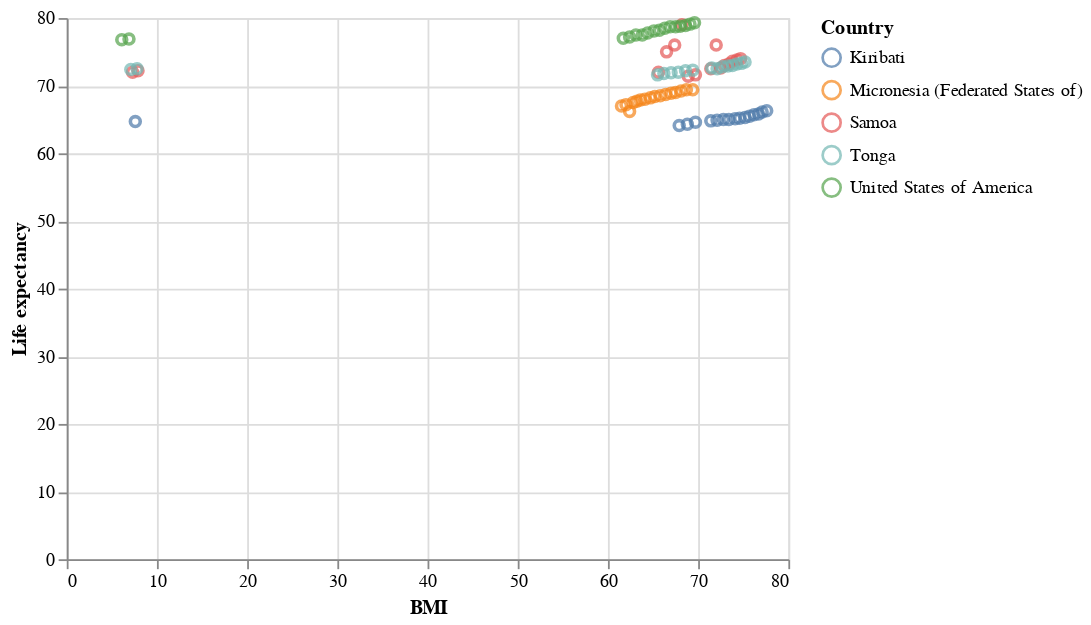

Source (notebook cell):
### Markdown cell above
We used a scatter plot to detect outliers. From this, some outliers with very low BMI were detected

### Code cell
alt.Chart(bmi_expectancy_5).mark_point().encode(
    x='BMI',
    y='Life expectancy',
    color = 'Country',
)

### Figure 1 — Vega-Lite specification as saved in the notebook (floating-point values rounded to 4 significant figures)
{"config": {"view": {"continuousWidth": 400, "continuousHeight": 300}}, "data": {"name": "data-8a4a0447b197adb70c25b828eaffcbc3"}, "mark": "point", "encoding": {"color": {"field": "Country", "type": "nominal"}, "x": {"field": "BMI", "type": "quantitative"}, "y": {"field": "Life expectancy", "type": "quantitative"}}, "$schema": "https://vega.github.io/schema/vega-lite/v4.17.0.json", "datasets": {"data-8a4a0447b197adb70c25b828eaffcbc3": [{"Year": 2015, "Country": "Kiribati", "Life expectancy": 66.3, "BMI": 77.6}, {"Year": 2014, "Country": "Kiribati", "Life expectancy": 66.1, "BMI": 77.1}, {"Year": 2013, "Country": "Kiribati", "Life expectancy": 65.8, "BMI": 76.7}, {"Year": 2012, "Country": "Kiribati", "Life expectancy": 65.7, "BMI": 76.2}, {"Year": 2011, "Country": "Kiribati", "Life expectancy": 65.5, "BMI": 75.7}, {"Year": 2010, "Country": "Kiribati", "Life expectancy": 65.3, "BMI": 75.2}, {"Year": 2009, "Country": "Kiribati", "Life expectancy": 65.2, "BMI": 74.6}, {"Year": 2008, "Country": "Kiribati", "Life expectancy": 65.1, "BMI": 74.1}, {"Year": 2007, "Country": "Kiribati", "Life expectancy": 65.0, "BMI": 73.4}, {"Year": 2006, "Country": "Kiribati", "Life expectancy": 65.0, "BMI": 72.8}, {"Year": 2005, "Country": "Kiribati", "Life expectancy": 64.9, "BMI": 72.1}, {"Year": 2004, "Country": "Kiribati", "Life expectancy": 64.8, "BMI": 71.4}, {"Year": 2003, "Country": "Kiribati", "Life expectancy": 64.7, "BMI": 7.6}, {"Year": 2002, "Country": "Kiribati", "Life expectancy": 64.6, "BMI": 69.7}, {"Year": 2001, "Country": "Kiribati", "Life expectancy": 64.3, "BMI": 68.8}, {"Year": 2000, "Country": "Kiribati", "Life expectancy": 64.1, "BMI": 67.9}, {"Year": 2015, "Country": "Micronesia (Federated States of)", "Life expectancy": 69.4, "BMI": 69.4}, {"Year": 2014, "Country": "Micronesia (Federated States of)", "Life expectancy": 69.4, "BMI": 68.7}, {"Year": 2013, "Country": "Micronesia (Federated States of)", "Life expectancy": 69.2, "BMI": 68.1}, {"Year": 2012, "Country": "Micronesia (Federated States of)", "Life expectancy": 69.0, "BMI": 67.5}, {"Year": 2011, "Country": "Micronesia (Federated States of)", "Life expectancy": 68.9, "BMI": 67.0}, {"Year": 2010, "Country": "Micronesia (Federated States of)", "Life expectancy": 68.7, "BMI": 66.4}, {"Year": 2009, "Country": "Micronesia (Federated States of)", "Life expectancy": 68.5, "BMI": 65.8}, {"Year": 2008, "Country": "Micronesia (Federated States of)", "Life expectancy": 68.4, "BMI": 65.2}, {"Year": 2007, "Country": "Micronesia (Federated States of)", "Life expectancy": 68.2, "BMI": 64.7}, {"Year": 2006, "Country": "Micronesia (Federated States of)", "Life expectancy": 68.0, "BMI": 64.1}, {"Year": 2005, "Country": "Micronesia (Federated States of)", "Life expectancy": 67.9, "BMI": 63.6}, {"Year": 2004, "Country": "Micronesia (Federated States of)", "Life expectancy": 67.7, "BMI": 63.2}, {"Year": 2003, "Country": "Micronesia (Federated States of)", "Life expectancy": 67.5, "BMI": 62.8}, {"Year": 2002, "Country": "Micronesia (Federated States of)", "Life expectancy": 66.2, "BMI": 62.4}, {"Year": 2001, "Country": "Micronesia (Federated States of)", "Life expectancy": 67.2, "BMI": 62.0}, {"Year": 2000, "Country": "Micronesia (Federated States of)", "Life expectancy": 67.0, "BMI": 61.5}, {"Year": 2015, "Country": "Samoa", "Life expectancy": 74.0, "BMI": 74.7}, {"Year": 2014, "Country": "Samoa", "Life expectancy": 73.8, "BMI": 74.3}, {"Year": 2013, "Country": "Samoa", "Life expectancy": 73.6, "BMI": 73.8}, {"Year": 2012, "Country": "Samoa", "Life expectancy": 73.2, "BMI": 73.4}, {"Year": 2011, "Country": "Samoa", "Life expectancy": 73.0, "BMI": 72.9}, {"Year": 2010, "Country": "Samoa", "Life expectancy": 72.6, "BMI": 72.5}, {"Year": 2009, "Country": "Samoa", "Life expectancy": 76.0, "BMI": 72.0}, {"Year": 2008, "Country": "Samoa", "Life expectancy": 72.5, "BMI": 71.4}, {"Year": 2007, "Country": "Samoa", "Life expectancy": 72.2, "BMI": 7.9}, {"Year": 2006, "Country": "Samoa", "Life expectancy": 72.0, "BMI": 7.3}, {"Year": 2005, "Country": "Samoa", "Life expectancy": 71.6, "BMI": 69.7}, {"Year": 2004, "Country": "Samoa", "Life expectancy": 71.4, "BMI": 68.9}, {"Year": 2003, "Country": "Samoa", "Life expectancy": 79.0, "BMI": 68.2}, {"Year": 2002, "Country": "Samoa", "Life expectancy": 76.0, "BMI": 67.4}, {"Year": 2001, "Country": "Samoa", "Life expectancy": 75.0, "BMI": 66.5}, {"Year": 2000, "Country": "Samoa", "Life expectancy": 72.0, "BMI": 65.6}, {"Year": 2015, "Country": "Tonga", "Life expectancy": 73.5, "BMI": 75.2}, {"Year": 2014, "Country": "Tonga", "Life expectancy": 73.3, "BMI": 74.8}, {"Year": 2013, "Country": "Tonga", "Life expectancy": 73.2, "BMI": 74.3}, {"Year": 2012, "Country": "Tonga", "Life expectancy": 73.0, "BMI": 73.8}, {"Year": 2011, "Country": "Tonga", "Life expectancy": 72.9, "BMI": 73.3}, {"Year": 2010, "Country": "Tonga", "Life expectancy": 72.8, "BMI": 72.7}, {"Year": 2009, "Country": "Tonga", "Life expectancy": 72.5, "BMI": 72.1}, {"Year": 2008, "Country": "Tonga", "Life expectancy": 72.6, "BMI": 71.5}, {"Year": 2007, "Country": "Tonga", "Life expectancy": 72.5, "BMI": 7.8}, {"Year": 2006, "Country": "Tonga", "Life expectancy": 72.4, "BMI": 7.1}, {"Year": 2005, "Country": "Tonga", "Life expectancy": 72.3, "BMI": 69.4}, {"Year": 2004, "Country": "Tonga", "Life expectancy": 72.2, "BMI": 68.6}, {"Year": 2003, "Country": "Tonga", "Life expectancy": 72.0, "BMI": 67.8}, {"Year": 2002, "Country": "Tonga", "Life expectancy": 71.9, "BMI": 67.0}, {"Year": 2001, "Country": "Tonga", "Life expectancy": 71.8, "BMI": 66.2}, {"Year": 2000, "Country": "Tonga", "Life expectancy": 71.6, "BMI": 65.5}, {"Year": 2015, "Country": "United States of America", "Life expectancy": 79.3, "BMI": 69.6}, {"Year": 2014, "Country": "United States of America", "Life expectancy": 79.1, "BMI": 69.1}, {"Year": 2013, "Country": "United States of America", "Life expectancy": 78.9, "BMI": 68.6}, {"Year": 2012, "Country": "United States of America", "Life expectancy": 78.8, "BMI": 68.0}, {"Year": 2011, "Country": "United States of America", "Life expectancy": 78.7, "BMI": 67.5}, {"Year": 2010, "Country": "United States of America", "Life expectancy": 78.7, "BMI": 66.9}, {"Year": 2009, "Country": "United States of America", "Life expectancy": 78.5, "BMI": 66.3}, {"Year": 2008, "Country": "United States of America", "Life expectancy": 78.2, "BMI": 65.7}, {"Year": 2007, "Country": "United States of America", "Life expectancy": 78.1, "BMI": 65.1}, {"Year": 2006, "Country": "United States of America", "Life expectancy": 77.8, "BMI": 64.4}, {"Year": 2005, "Country": "United States of America", "Life expectancy": 77.5, "BMI": 63.8}, {"Year": 2004, "Country": "United States of America", "Life expectancy": 77.5, "BMI": 63.1}, {"Year": 2003, "Country": "United States of America", "Life expectancy": 77.2, "BMI": 62.4}, {"Year": 2002, "Country": "United States of America", "Life expectancy": 77.0, "BMI": 61.7}, {"Year": 2001, "Country": "United States of America", "Life expectancy": 76.9, "BMI": 6.9}, {"Year": 2000, "Country": "United States of America", "Life expectancy": 76.8, "BMI": 6.1}]}}
